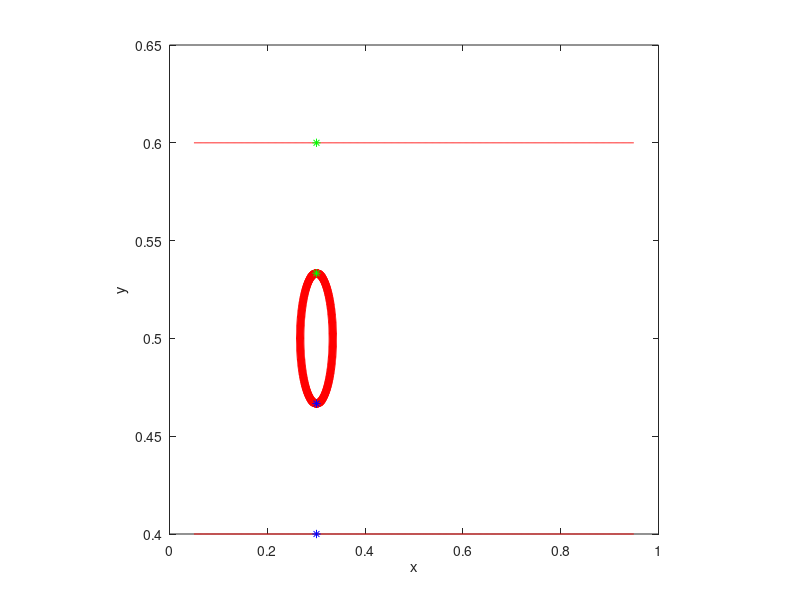

MATLAB code to generate this figure:
%-------------------------------------------------------------------------------------------------------------------%
%
% IB2d is an Immersed Boundary Code (IB) for solving fully coupled non-linear 
% 	fluid-structure interaction models. This version of the code is based off of
%	Peskin's Immersed Boundary Method Paper in Acta Numerica, 2002.
%
% Author: Nicholas A. Battista
% Email:  nick.battista@unc.edu
% Date Created: May 27th, 2015
% Institution: UNC-CH
%
% This code is capable of creating Lagrangian Structures using:
% 	1. Springs
% 	2. Beams (*torsional springs)
% 	3. Target Points
%	4. Muscle-Model (combined Force-Length-Velocity model, "HIll+(Length-Tension)")
%
% One is able to update those Lagrangian Structure parameters, e.g., spring constants, resting %%	lengths, etc
% 
% There are a number of built in Examples, mostly used for teaching purposes. 
% 
% If you would like us %to add a specific muscle model, please let Nick (nick.battista@unc.edu) know.
%
%--------------------------------------------------------------------------------------------------------------------%

%%%%%%%%%%%%%%%%%%%%%%%%%%%%%%%%%%%%%%%%%%%%%%%%%%%%%%%%%%%%%%%%%%%%%%%%%%%%%%%%%%%%%%
%
% FUNCTION: creates the CHANNEL_CHANNEL-EXAMPLE geometry and prints associated input files
%
%%%%%%%%%%%%%%%%%%%%%%%%%%%%%%%%%%%%%%%%%%%%%%%%%%%%%%%%%%%%%%%%%%%%%%%%%%%%%%%%%%%%%%

function VIV_Cylinder_Geometry()

%
% Grid Parameters (MAKE SURE MATCHES IN input2d !!!)
%
Nx =  512;       % # of Eulerian Grid Pts. in x-Direction (MUST BE EVEN!!!)
Ny =  512;       % # of Eulerian Grid Pts. in y-Direction (MUST BE EVEN!!!)
Lx = 1.0;        % Length of Eulerian Grid in x-Direction
Ly = 1.0;        % Length of Eulerian Grid in y-Direction


% Immersed Structure Geometric / Dynamic Parameters %
ds= min(Lx/(2.05*Nx),Ly/(2.05*Ny));  % Lagrangian spacing
L = 0.9*Lx;                    % Length of Channel
w = 0.2*Ly;                    % Width of Channel
x0 = 0.3;                      % x-Center for Cylinder
y0 = 0.5;                      % y-Center for Cylinder
r = w/6;                       % Radii of Cylinder
struct_name = 'viv_geo';       % Name for .vertex, .spring, etc files.


% Call function to construct geometry
[xLag,yLag] = give_Me_Channel_Immsersed_Boundary_Geometry(ds,L,w,Lx,Ly);
[xLag_Cy,yLag_Cy] = give_Me_Cylinder_Immsersed_Boundary_Geometry(ds,r,x0,y0);

xTether = x0;   % xValues you want to tether to on the channel
[indsTether,x0_new] = give_Me_Tethering_Pt_Indices(xLag,xTether);
xLag_Cy = xLag_Cy + (x0_new-x0); % shift circle over to match indices better

% Plot Geometry to test
plot(xLag(1:end/2),yLag(1:end/2),'r-'); hold on;
plot(xLag(end/2+1:end),yLag(end/2+1:end),'r-'); hold on;
plot(xLag_Cy,yLag_Cy,'r-'); hold on;

N = length(xLag_Cy);
%yLag_Cy(1)
%yLag(indsTether(1))
%yLag_Cy(N/2+1)
%yLag(indsTether(2))

N = length(xLag_Cy);
plot(xLag_Cy,yLag_Cy,'r*'); hold on;
plot(xLag_Cy(1),yLag_Cy(1),'g*'); hold on;
plot(xLag(indsTether(1)),yLag(indsTether(1)),'b*'); hold on;
plot(xLag(indsTether(2)),yLag(indsTether(2)),'g*'); hold on;
plot(xLag_Cy(N/2+1),yLag_Cy(N/2+1),'b*'); hold on;
%plot(xLag_Cy,yLag_Cy,'g*'); hold on;
xlabel('x'); ylabel('y');
axis square;


% Prints .vertex file!
print_Lagrangian_Vertices([xLag xLag_Cy],[yLag yLag_Cy],struct_name);


% Prints .spring file!
k_Spring = 2.0e7; resting_length_tether = 2*r;
offset = length(xLag);
print_Lagrangian_Springs(xLag_Cy,yLag_Cy,k_Spring,ds,r,offset,indsTether,resting_length_tether,struct_name);


% Prints .beam file!
k_Beam = 5.0e9;  
C = compute_Curvatures(xLag_Cy,yLag_Cy);
print_Lagrangian_Beams(xLag_Cy,yLag_Cy,k_Beam,C,struct_name,offset);


% Prints .target file!
k_Target = 2.5e7;
print_Lagrangian_Target_Pts(xLag,k_Target,struct_name);

%%%%%%%%%%%%%%%%%%%%%%%%%%%%%%%%%%%%%%%%%%%%%%%%%%%%%%%%%%%%%%%%%%%%%%%%
%
% FUNCTION: prints VERTEX points to a file called .vertex
%
%%%%%%%%%%%%%%%%%%%%%%%%%%%%%%%%%%%%%%%%%%%%%%%%%%%%%%%%%%%%%%%%%%%%%%%%

function print_Lagrangian_Vertices(xLag,yLag,struct_name)

    N = length(xLag);

    vertex_fid = fopen([struct_name '.vertex'], 'w');

    fprintf(vertex_fid, '%d\n', N );

    %Loops over all Lagrangian Pts.
    for s = 1:N
        X_v = xLag(s);
        Y_v = yLag(s);
        fprintf(vertex_fid, '%1.16e %1.16e\n', X_v, Y_v);
    end

    fclose(vertex_fid); 
    
%%%%%%%%%%%%%%%%%%%%%%%%%%%%%%%%%%%%%%%%%%%%%%%%%%%%%%%%%%%%%%%%%%%%%%%%
%
% FUNCTION: prints TARGET points to a file called .target
%
%%%%%%%%%%%%%%%%%%%%%%%%%%%%%%%%%%%%%%%%%%%%%%%%%%%%%%%%%%%%%%%%%%%%%%%%

function print_Lagrangian_Target_Pts(xLag,k_Target,struct_name)

    N = length(xLag);

    target_fid = fopen([struct_name '.target'], 'w');

    fprintf(target_fid, '%d\n', N );

    %Loops over all Lagrangian Pts.
    for s = 1:N
        fprintf(target_fid, '%d %1.16e\n', s, k_Target);
    end

    fclose(target_fid); 
    
    
%%%%%%%%%%%%%%%%%%%%%%%%%%%%%%%%%%%%%%%%%%%%%%%%%%%%%%%%%%%%%%%%%%%%%%%%%%%%%%%%%%%%%
%
% FUNCTION: prints BEAM (Torsional Spring) points to a file called <str>.beam
%
%%%%%%%%%%%%%%%%%%%%%%%%%%%%%%%%%%%%%%%%%%%%%%%%%%%%%%%%%%%%%%%%%%%%%%%%%%%%%%%%%%%%%

function print_Lagrangian_Beams(xLag,yLag,k_Beam,C,struct_name,offset)

    % k_Beam: beam stiffness
    % C: beam curvature
    
    N = length(xLag); % NOTE: Total number of beams = Number of Total Lag Pts. on Cylinder

    beam_fid = fopen([struct_name '.beam'], 'w');

    fprintf(beam_fid, '%d\n', N );

    %spring_force = kappa_spring*ds/(ds^2);

    %BEAMS BETWEEN VERTICES
    for s = 1:N
            if ( (s>1) && (s <= N-1) )        
                fprintf(beam_fid, '%d %d %d %1.16e %1.16e\n',s-1+offset, s+offset, s+1+offset, k_Beam, C(s) );  
            elseif (s==1)
                fprintf(beam_fid, '%d %d %d %1.16e %1.16e\n',N+offset,   s+offset, s+1+offset, k_Beam, C(s) );  
            elseif (s==N)
                %Case s=N
                fprintf(beam_fid, '%d %d %d %1.16e %1.16e\n',N-1+offset, N+offset, 1+offset,   k_Beam, C(s) );  
            end
    end
    fclose(beam_fid); 

%%%%%%%%%%%%%%%%%%%%%%%%%%%%%%%%%%%%%%%%%%%%%%%%%%%%%%%%%%%%%%%%%%%%%%%%
%
% FUNCTION: prints SPRING points to a file called .spring
%
%%%%%%%%%%%%%%%%%%%%%%%%%%%%%%%%%%%%%%%%%%%%%%%%%%%%%%%%%%%%%%%%%%%%%%%%

function print_Lagrangian_Springs(xLag,yLag,k_Spring,ds_Rest,r,offset,indsTether,resting_length_tether,struct_name)

    % offset = # of lag pts in channel (ordering lag pts, channel -> cylinder)

    N = length(xLag); % Number of pts on cylinder

    spring_fid = fopen([struct_name '.spring'], 'w');

    fprintf(spring_fid, '%d\n', N+N/2+2 );

    %spring_force = kappa_spring*ds/(ds^2);

    %SPRINGS BETWEEN VERTICES
    for s = 1:N
            if s < N    
                ds_Rest = sqrt( ( xLag(s) - xLag(s+1) )^2 +  ( yLag(s) - yLag(s+1) )^2 ); 
                fprintf(spring_fid, '%d %d %1.16e %1.16e\n', s+offset, s+1+offset, k_Spring, ds_Rest);  
            else
                %Case s=N
                ds_Rest = sqrt( ( xLag(s) - xLag(1) )^2 +  ( yLag(s) - yLag(1) )^2 ); 
                fprintf(spring_fid, '%d %d %1.16e %1.16e\n', s+offset, 1+offset,   k_Spring, ds_Rest);  
            end
    end
    
    for s=1:N/2
        ds_Rest = sqrt( ( xLag(s) - xLag(s+N/2) )^2 +  ( yLag(s) - yLag(s+N/2) )^2 ); 
        fprintf(spring_fid, '%d %d %1.16e %1.16e\n', s+offset, s+N/2+offset, k_Spring, ds_Rest);
    end
    
    s=1; % Reset
    fprintf(spring_fid, '%d %d %1.16e %1.16e\n', s+offset,     indsTether(2), 1e4, resting_length_tether);
    fprintf(spring_fid, '%d %d %1.16e %1.16e\n', s+N/2+1+offset, indsTether(1), 1e4, resting_length_tether);
    
    fclose(spring_fid); 
    
    

%%%%%%%%%%%%%%%%%%%%%%%%%%%%%%%%%%%%%%%%%%%%%%%%%%%%%%%%%%%%%%%%%%%%%%%%
%
% FUNCTION: creates the Lagrangian structure geometry for channel
%
%%%%%%%%%%%%%%%%%%%%%%%%%%%%%%%%%%%%%%%%%%%%%%%%%%%%%%%%%%%%%%%%%%%%%%%%

function [xLag,yLag] = give_Me_Channel_Immsersed_Boundary_Geometry(ds,L,w,Lx,Ly)

% The immsersed structure is a channel %
x = (Lx-L)/2:ds:(L+(Lx-L)/2);  %xPts
yBot = (Ly-w)/2;               %yVal for bottom of Channel
yTop = Ly - (Ly-w)/2;          %yVal for top of Channel

xLag = [x x];
yLag = [yBot*ones(1,length(x)) yTop*ones(1,length(x))];

%%%%%%%%%%%%%%%%%%%%%%%%%%%%%%%%%%%%%%%%%%%%%%%%%%%%%%%%%%%%%%%%%%%%%%%%
%
% FUNCTION: creates the Lagrangian structure geometry for cylinder
%
%%%%%%%%%%%%%%%%%%%%%%%%%%%%%%%%%%%%%%%%%%%%%%%%%%%%%%%%%%%%%%%%%%%%%%%%

function [xLag,yLag] = give_Me_Cylinder_Immsersed_Boundary_Geometry(ds,r,x0,y0)

% The immsersed structure is a cylinder %

dtheta = ds/ (2*r);
theta = -pi/2; i=1;
while theta < 3*pi/2
   xLag(i) = x0 - r*cos(theta);
   yLag(i) = y0 - r*sin(theta);
   theta = theta + dtheta;
   i=i+1;
end


%%%%%%%%%%%%%%%%%%%%%%%%%%%%%%%%%%%%%%%%%%%%%%%%%%%%%%%%%%%%%%%%%%%%%%%%
%
% FUNCTION: gives indices of Lagrangian Pt choice for tethering.
%
%%%%%%%%%%%%%%%%%%%%%%%%%%%%%%%%%%%%%%%%%%%%%%%%%%%%%%%%%%%%%%%%%%%%%%%%
   
function [inds,x0_new] = give_Me_Tethering_Pt_Indices(xLag,xTether)

i=0; not=1;       %initiate for loop
while not == 1
    i=i+1;
    if xLag(i) > xTether
       inds(1) = i;  % to save index for bottom of channel
       not = 0;      % to leave loop
    end
end

next = length(xLag)/2;  
inds(2) = inds(1)+next; % save index for top of channel
x0_new = xLag(inds(1)); % where center of cylinder should be placed.

%%%%%%%%%%%%%%%%%%%%%%%%%%%%%%%%%%%%%%%%%%%%%%%%%%%%%%%%%%%%%%%%%%%%%%%%
%
% FUNCTION: computes "curvature" of ellipse
% 
% NOTE: not curvature in the traditional geometric sense, in the 'discrete'
% sense through cross product.
%
%%%%%%%%%%%%%%%%%%%%%%%%%%%%%%%%%%%%%%%%%%%%%%%%%%%%%%%%%%%%%%%%%%%%%%%%

function C = compute_Curvatures(xLag,yLag)

%a-x component (rmin)
%b-y component (rmax)
%C = ab / ( sqrt( a^2*sin(t)^2 + b^2*cos(t)^2  )  )^3

N = length(xLag);
C = zeros( N );

%Note: needs to be done same order as you print .beam file!
for i=1:N
   
   % Pts Xp -> Xq -> Xr (same as beam force calc.)
   
   if ( (i > 1) && (i < N) )
   
        Xp = xLag(i-1); Xq = xLag(i); Xr = xLag(i+1);
        Yp = yLag(i-1); Yq = yLag(i); Yr = yLag(i+1);
   
   elseif (i==1)
       
        Xp = xLag(N); Xq = xLag(i); Xr = xLag(i+1);
        Yp = yLag(N); Yq = yLag(i); Yr = yLag(i+1);
       
   elseif (i==N)
       
        Xp = xLag(N-1); Xq = xLag(N); Xr = xLag(1);
        Yp = yLag(N-1); Yq = yLag(N); Yr = yLag(1);
       
   end
       
   C(i) = (Xr-Xq)*(Yq-Yp) - (Yr-Yq)*(Xq-Xp); %Cross product btwn vectors
      
end

   
